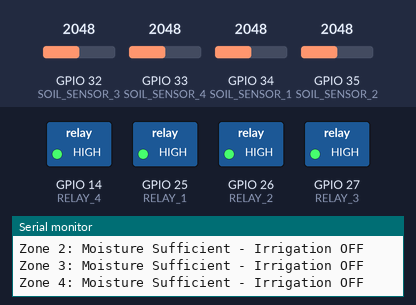
Bench run of a sketch on a simulated ESP32. On the bench: switched loads named in the sketch (green lamp = pin HIGH), the last lines printed to the serial monitor. Inputs (shaded band) come from the test bench; at power-on: GPIO 32 (SOIL_SENSOR_3) = 2048, GPIO 33 (SOIL_SENSOR_4) = 2048, GPIO 34 (SOIL_SENSOR_1) = 2048, GPIO 35 (SOIL_SENSOR_2) = 2048. WiFi joins after 1.5 s; servers stay silent unless stated.

Above: at 2.7 s.
2.8 s: GPIO 32 (SOIL_SENSOR_3) set to 2234
6.6 s: GPIO 32 (SOIL_SENSOR_3) set to 2344
At 8.6 s:
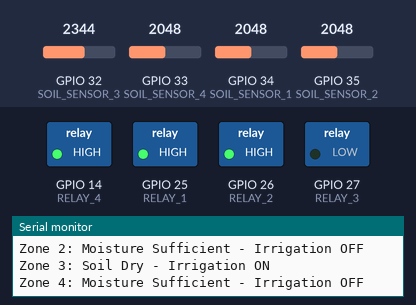
10.4 s: GPIO 33 (SOIL_SENSOR_4) set to 2238
14.2 s: GPIO 33 (SOIL_SENSOR_4) set to 2330
At 17.7 s:
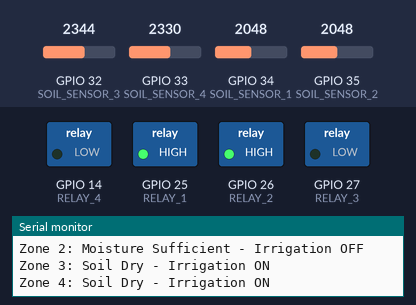
18.1 s: GPIO 34 (SOIL_SENSOR_1) set to 2268
21.9 s: GPIO 34 (SOIL_SENSOR_1) set to 2351
At 23.6 s:
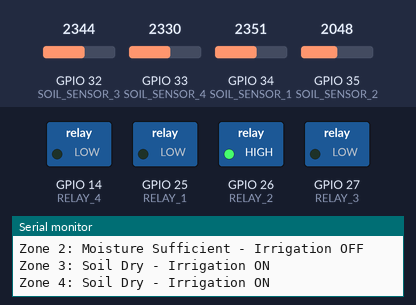
Timing chart, 0 to 25.1 s (numbered marks = the images above; inputs shaded):
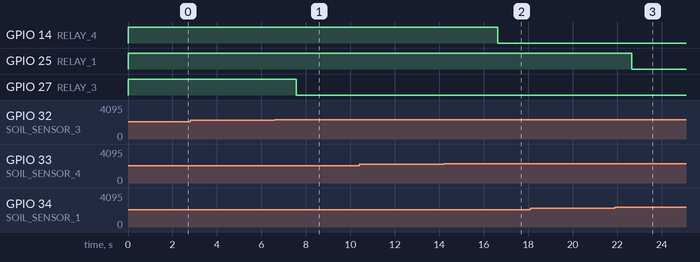

The sketch:

Smart_Irrigation_System.ino
```cpp
/*
   ============================================================
                 JALRAKSHAK SMART IRRIGATION SYSTEM
   ============================================================

   Project: IoT-Based Smart Irrigation System

   Features:
   - 4-zone irrigation system
   - Soil moisture monitoring
   - Automatic irrigation control
   - Wi-Fi-based monitoring
   - Independent control for each zone

   Microcontroller: ESP32
*/

#include <WiFi.h>
#include <WebServer.h>

// Wi-Fi settings
const char* ssid = "YOUR_WIFI_NAME";
const char* password = "YOUR_WIFI_PASSWORD";

WebServer server(80);

// Soil moisture sensor pins
#define SOIL_SENSOR_1 34
#define SOIL_SENSOR_2 35
#define SOIL_SENSOR_3 32
#define SOIL_SENSOR_4 33

// Relay pins
#define RELAY_1 25
#define RELAY_2 26
#define RELAY_3 27
#define RELAY_4 14

// Moisture threshold (%)
int moistureThreshold = 60;

// Sensor and moisture variables
int sensorValue1, sensorValue2, sensorValue3, sensorValue4;
int moisture1, moisture2, moisture3, moisture4;

void handleRoot();
int convertToPercentage(int sensorValue);
void controlIrrigation(int moisture, int relayPin, String zoneName);

void setup() {
  Serial.begin(115200);

  Serial.println("======================================");
  Serial.println("JALRAKSHAK SMART IRRIGATION SYSTEM");
  Serial.println("======================================");

  pinMode(SOIL_SENSOR_1, INPUT);
  pinMode(SOIL_SENSOR_2, INPUT);
  pinMode(SOIL_SENSOR_3, INPUT);
  pinMode(SOIL_SENSOR_4, INPUT);

  pinMode(RELAY_1, OUTPUT);
  pinMode(RELAY_2, OUTPUT);
  pinMode(RELAY_3, OUTPUT);
  pinMode(RELAY_4, OUTPUT);

  // Active-LOW relay module: HIGH = OFF
  digitalWrite(RELAY_1, HIGH);
  digitalWrite(RELAY_2, HIGH);
  digitalWrite(RELAY_3, HIGH);
  digitalWrite(RELAY_4, HIGH);

  WiFi.begin(ssid, password);

  Serial.print("Connecting to Wi-Fi");

  while (WiFi.status() != WL_CONNECTED) {
    delay(500);
    Serial.print(".");
  }

  Serial.println("\nWi-Fi Connected!");
  Serial.print("IP Address: ");
  Serial.println(WiFi.localIP());

  server.on("/", handleRoot);
  server.begin();

  Serial.println("Web Server Started!");
}

void loop() {
  server.handleClient();

  // Read soil moisture sensors
  sensorValue1 = analogRead(SOIL_SENSOR_1);
  sensorValue2 = analogRead(SOIL_SENSOR_2);
  sensorValue3 = analogRead(SOIL_SENSOR_3);
  sensorValue4 = analogRead(SOIL_SENSOR_4);

  // Convert readings to percentage
  moisture1 = convertToPercentage(sensorValue1);
  moisture2 = convertToPercentage(sensorValue2);
  moisture3 = convertToPercentage(sensorValue3);
  moisture4 = convertToPercentage(sensorValue4);

  Serial.println("\n--------- JALRAKSHAK DATA ---------");
  Serial.printf("Zone 1 Moisture: %d%%\n", moisture1);
  Serial.printf("Zone 2 Moisture: %d%%\n", moisture2);
  Serial.printf("Zone 3 Moisture: %d%%\n", moisture3);
  Serial.printf("Zone 4 Moisture: %d%%\n", moisture4);

  // Control irrigation independently for each zone
  controlIrrigation(moisture1, RELAY_1, "Zone 1");
  controlIrrigation(moisture2, RELAY_2, "Zone 2");
  controlIrrigation(moisture3, RELAY_3, "Zone 3");
  controlIrrigation(moisture4, RELAY_4, "Zone 4");

  delay(3000);
}

int convertToPercentage(int sensorValue) {
  /*
     CALIBRATION REQUIRED:

     Replace these example values with your actual readings.

     Example:
     Dry soil reading = 3500
     Wet soil reading = 1500
  */

  int moisturePercentage = map(
    sensorValue,
    3500,  // Dry soil
    1500,  // Wet soil
    0,
    100
  );

  return constrain(moisturePercentage, 0, 100);
}

void controlIrrigation(int moisture, int relayPin, String zoneName) {

  if (moisture < moistureThreshold) {
    digitalWrite(relayPin, LOW); // Irrigation ON
    Serial.println(zoneName + ": Soil Dry - Irrigation ON");
  }
  else {
    digitalWrite(relayPin, HIGH); // Irrigation OFF
    Serial.println(zoneName + ": Moisture Sufficient - Irrigation OFF");
  }
}

void handleRoot() {

  String html = R"rawliteral(
<!DOCTYPE html>
<html>
<head>
  <meta name="viewport" content="width=device-width, initial-scale=1">
  <title>JALRAKSHAK Smart Irrigation</title>
</head>
<body style="font-family:Arial;text-align:center;">
  <h1>JALRAKSHAK</h1>
  <h2>Smart IoT-Based Irrigation System</h2>
)rawliteral";

  html += "<h3>Zone 1</h3><p>Soil Moisture: " + String(moisture1) + "%</p>";
  html += "<h3>Zone 2</h3><p>Soil Moisture: " + String(moisture2) + "%</p>";
  html += "<h3>Zone 3</h3><p>Soil Moisture: " + String(moisture3) + "%</p>";
  html += "<h3>Zone 4</h3><p>Soil Moisture: " + String(moisture4) + "%</p>";

  html += R"rawliteral(
  <br>
  <p>Water Conservation Through Intelligent Irrigation</p>
</body>
</html>
)rawliteral";

  server.send(200, "text/html", html);
}
```

Measured:
- the behaviour switches between 2300 and 2301 on GPIO 32 (SOIL_SENSOR_3) (found by bisection; images 0 and 1)
- the behaviour switches between 2300 and 2301 on GPIO 33 (SOIL_SENSOR_4) (found by bisection; images 1 and 2)
- the behaviour switches between 2300 and 2301 on GPIO 34 (SOIL_SENSOR_1) (found by bisection; images 2 and 3)
- after the input at 6.6 s, GPIO 27 (RELAY_3): HIGH → LOW after 0.97 s
- after the input at 14.2 s, GPIO 14 (RELAY_4): HIGH → LOW after 2.4 s
- after the input at 21.9 s, GPIO 25 (RELAY_1): HIGH → LOW after 0.76 s
